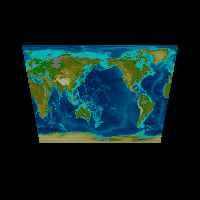

The script that drew this image:
#!/usr/bin/env python

# Demonstrate vtkTextureMapToPlane with automatic plane generation,
# mapping an earth PPM texture onto a plane source.

import os

# Factory overrides
import vtkmodules.vtkInteractionStyle  # noqa: F401
import vtkmodules.vtkRenderingFreeType  # noqa: F401
import vtkmodules.vtkRenderingOpenGL2  # noqa: F401

from vtkmodules.vtkFiltersSources import vtkPlaneSource
from vtkmodules.vtkFiltersTexture import vtkTextureMapToPlane
from vtkmodules.vtkIOImage import vtkPNMReader
from vtkmodules.vtkRenderingCore import (
    vtkActor,
    vtkPolyDataMapper,
    vtkRenderWindow,
    vtkRenderWindowInteractor,
    vtkRenderer,
    vtkTexture,
)

data_dir = os.environ.get("VPE_DATA_DIR", os.path.dirname(os.path.abspath(__file__)))

# Plane source offset from origin
a_plane = vtkPlaneSource()
a_plane.SetCenter(-100, -100, -100)
a_plane.SetOrigin(-100, -100, -100)
a_plane.SetPoint1(-90, -100, -100)
a_plane.SetPoint2(-100, -90, -100)
a_plane.SetNormal(0, -1, 1)

# Read texture image
image_in = vtkPNMReader()
image_in.SetFileName(os.path.join(data_dir, "earth.ppm"))

texture = vtkTexture()
texture.SetInputConnection(image_in.GetOutputPort())

# Automatic texture coordinate generation
texture_plane = vtkTextureMapToPlane()
texture_plane.SetInputConnection(a_plane.GetOutputPort())
texture_plane.AutomaticPlaneGenerationOn()

# Mapper and actor
plane_mapper = vtkPolyDataMapper()
plane_mapper.SetInputConnection(texture_plane.GetOutputPort())

textured_plane = vtkActor()
textured_plane.SetMapper(plane_mapper)
textured_plane.SetTexture(texture)

# Renderer
renderer = vtkRenderer()
renderer.AddActor(textured_plane)

# Window
render_window = vtkRenderWindow()
render_window.AddRenderer(renderer)
render_window.SetSize(200, 200)
render_window.SetWindowName("automatic plane generation")

# Interactor
interactor = vtkRenderWindowInteractor()
interactor.SetRenderWindow(render_window)

interactor.Initialize()
interactor.Start()
